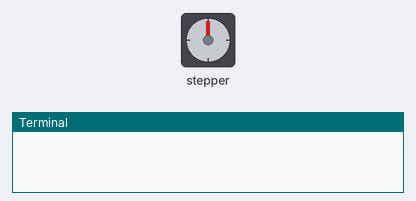
Bench run of a program on a simulated Raspberry Pi (header pin numbers). On the bench: stepper motor, the last lines printed to the terminal. The stepper is drawn at 2048 steps a turn. At 1.1 s the program stops and its outputs stay as they are.

Above: at 0.15 s.
At 0.75 s:
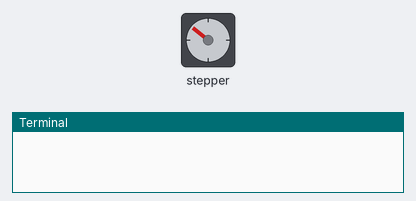
At 1.1 s:
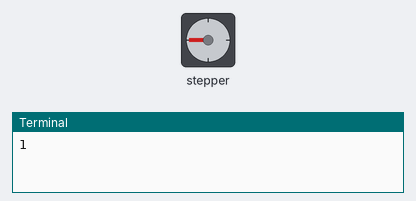
Timing chart, 0 to 2.6 s (numbered marks = the images above):
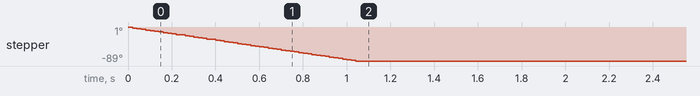

Measured:
- by itself, stepper: turns 89° counter-clockwise in 1.0 s

The program:

liberaRacao.py
```python
#!/usr/bin/python
import sys
import time
import RPi.GPIO as GPIO

GPIO.setmode(GPIO.BOARD)
GPIO.setwarnings(False)

aMotorPins = [11, 12, 13, 15]

# Defina todos os pinos como saída
for pin in aMotorPins:
	GPIO.setup(pin,GPIO.OUT)
	GPIO.output(pin, False)

aSequence = [
	[1,0,0,1],
	[1,0,0,0],
	[1,1,0,0],
	[0,1,0,0],
	[0,1,1,0],
	[0,0,1,0],
	[0,0,1,1],
	[0,0,0,1]
]

iNumSteps = len(aSequence)

# sys.argv[3] == "cw":
iDirection = -1 #-1 ABRE, 1 FECHA
#else:
#	iDirection = -1

fWaitTime = int(1) / float(1000)

iDeg = int(int(90) * 11.377777777777)

iSeqPos = 0
# Se o quarto argumento estiver presente, significa que o motor deve partir em um
# posição específica da lista aSequence
if len(sys.argv) > 4:
	iSeqPos = int(sys.argv[4])

# 1024 steps é 90 graus
# 4096 steps é 360 graus

for step in range(0,iDeg):

	for iPin in range(0, 4):
		iRealPin = aMotorPins[iPin]
		if aSequence[iSeqPos][iPin] != 0:
			GPIO.output(iRealPin, True)
		else:
			GPIO.output(iRealPin, False)

	iSeqPos += iDirection

	if (iSeqPos >= iNumSteps):
		iSeqPos = 0
	if (iSeqPos < 0):
		iSeqPos = iNumSteps + iDirection

	# Tempo para aguardar entre passos
	time.sleep(fWaitTime)

for pin in aMotorPins:
	GPIO.output(pin, False)

# Imprime a posição da lista aSequence que deveria ser o
# próxima posição, se o loop anterior não foi encerrado
# Precisa capturar esta saída ao executar a partir de outro script

print (iSeqPos)
```
